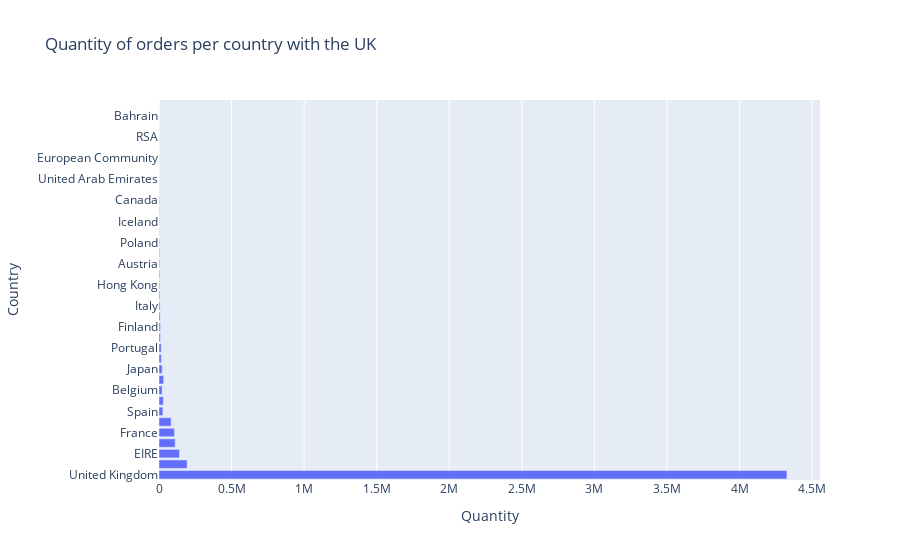

Notebook code for this chart:
### Markdown cell above
The above charts show that the UK by far has more invoices, just as suspected, with invoices surpassing 15K. Germany in in second place, with approximately 30 time less invoices. The retail store management can start possing question of why this is the case, especially when this is a Online retail store. Question like, what is the traffic like to the store web page, or should they start thinking of ***Search Engine Optimization (SEO)***, which is the process of improving the quality and quantity of website traffic to a website or a web page from search engines. Many other questions can be raised from the 2 charts above.

We can take a look at how the countries fare up with regards to the ***Quantity sold*** and ***Sales Revenue***.The first plot is going to be for Quantity sold and the second will be for Sales Revenue both for the whole year of 2011.

### Code cell
temp_df = group_Quantity_and_SalesRevenue(df,'Country')

fig = px.bar(temp_df, x= "Quantity", y='Country', title= "Quantity of orders per country with the UK")
fig.show()

### Figure 1 — Plotly figure (JSON) as saved in the notebook; plotly's stock layout.template omitted (floating-point values rounded to 4 significant figures)
{"data": [{"alignmentgroup": "True", "hovertemplate": "Quantity=%{x}<br>Country=%{y}<extra></extra>", "legendgroup": "", "marker": {"color": "#636efa", "pattern": {"shape": ""}}, "name": "", "offsetgroup": "", "orientation": "h", "showlegend": false, "textposition": "auto", "type": "bar", "x": [4326457, 193449, 141133, 111276, 106290, 83433, 26862, 29803, 21220, 32083, 21923, 15694, 15156, 9402, 9360, 7747, 7777, 5422, 4708, 5234, 4796, 4406, 3535, 1550, 2139, 2458, 2762, 958, 981, 386, 490, 356, 351, 670, 260, 80], "xaxis": "x", "y": ["United Kingdom", "Netherlands", "EIRE", "Germany", "France", "Australia", "Spain", "Switzerland", "Belgium", "Sweden", "Japan", "Norway", "Portugal", "Channel Islands", "Finland", "Denmark", "Italy", "Cyprus", "Hong Kong", "Singapore", "Austria", "Israel", "Poland", "Greece", "Iceland", "USA", "Canada", "Malta", "United Arab Emirates", "Lebanon", "European Community", "Brazil", "RSA", "Czech Republic", "Bahrain", "Saudi Arabia"], "yaxis": "y"}], "layout": {"barmode": "relative", "legend": {"tracegroupgap": 0}, "title": {"text": "Quantity of orders per country with the UK"}, "xaxis": {"anchor": "y", "domain": [0, 1], "title": {"text": "Quantity"}}, "yaxis": {"anchor": "x", "domain": [0, 1], "title": {"text": "Country"}}}}
